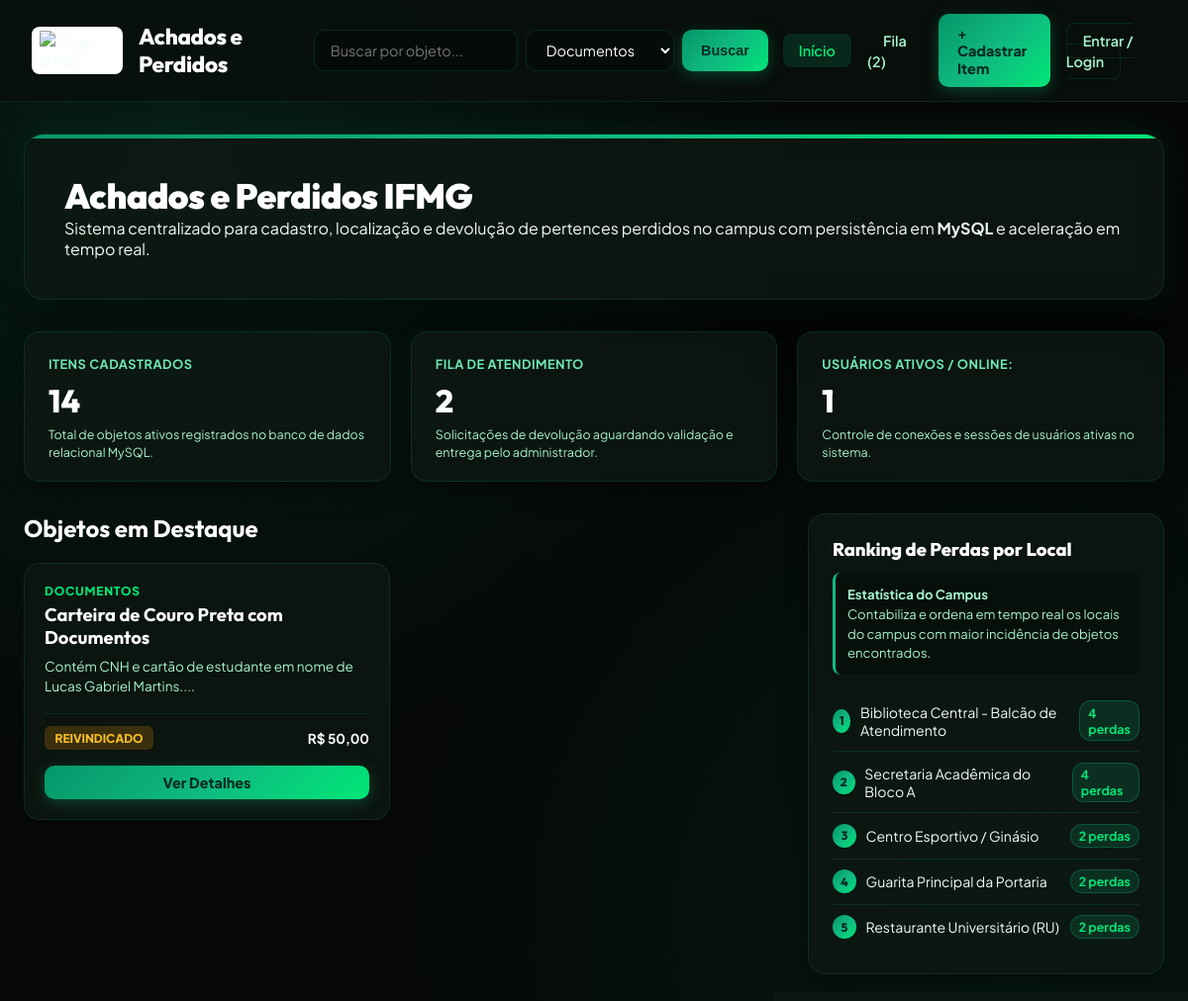
The app's page /app/public/index.php?categoria=Documentos with its own data.
### tables this page shows
CREATE TABLE IF NOT EXISTS itens (
    id INT AUTO_INCREMENT PRIMARY KEY,
    titulo VARCHAR(200) NOT NULL,
    descricao TEXT NOT NULL,
    categoria VARCHAR(50) NOT NULL,
    status ENUM('encontrado', 'reivindicado', 'devolvido', 'desativado') NOT NULL DEFAULT 'encontrado',
    valor_estimado DECIMAL(10, 2) NOT NULL DEFAULT 0.00,
    local_id INT NOT NULL,
    cadastrado_por_usuario_id INT NOT NULL,
    cor VARCHAR(60) NULL,
    marca VARCHAR(60) NULL,
    numero_serie VARCHAR(100) NULL,
    tamanho VARCHAR(20) NULL,
    tags TEXT NULL,
    desativado TINYINT(1) NOT NULL DEFAULT 0,
    data_registro DATETIME NOT NULL DEFAULT CURRENT_TIMESTAMP,
    CONSTRAINT fk_itens_local FOREIGN KEY (local_id) REFERENCES locais (id) ON UPDATE CASCADE,
    CONSTRAINT fk_itens_usuario FOREIGN KEY (cadastrado_por_usuario_id) REFERENCES usuarios (id) ON UPDATE CASCADE,
    INDEX idx_itens_status_categoria (status, categoria),
    INDEX idx_itens_data (data_registro)
);

### app/config/db.php (called while the page is built, shortened)
<?php
class Database {
    private static ?PDO $pdo = null;
    private static bool $schemaChecked = false;
    public static function getConnection(): PDO {
        if (self::$pdo === null) {
            $dbUrl = getenv('DATABASE_URL') ?: getenv('MYSQL_URL');
            if ($dbUrl) {
                $parsed = parse_url($dbUrl);
                $host = $parsed['host'] ?? 'localhost';
                $port = $parsed['port'] ?? 3306;
                $user = $parsed['user'] ?? 'root';
                $pass = $parsed['pass'] ?? '';
                $dbName = ltrim($parsed['path'] ?? 'unifind_db', '/');
            } else {
                $host = getenv('DB_HOST') ?: getenv('MYSQL_HOST') ?: getenv('MYSQLHOST') ?: '127.0.0.1';
                $port = getenv('DB_PORT') ?: getenv('MYSQL_PORT') ?: getenv('MYSQLPORT') ?: '3306';
                $dbName = getenv('DB_NAME') ?: getenv('MYSQL_DATABASE') ?: getenv('MYSQLDATABASE') ?: 'unifind_db';
                $user = getenv('DB_USER') ?: getenv('MYSQL_USER') ?: getenv('MYSQLUSER') ?: 'root';
                $pass = getenv('DB_PASSWORD') ?: getenv('MYSQL_PASSWORD') ?: getenv('MYSQLPASSWORD') ?: '';
            }
            $dsn = "mysql:host={$host};port={$port};dbname={$dbName};charset=utf8mb4";
            $options = [
                PDO::ATTR_ERRMODE            => PDO::ERRMODE_EXCEPTION,
                PDO::ATTR_DEFAULT_FETCH_MODE => PDO::FETCH_ASSOC,
                PDO::ATTR_EMULATE_PREPARES   => false,
                PDO::MYSQL_ATTR_INIT_COMMAND => "SET NAMES utf8mb4 COLLATE utf8mb4_unicode_ci"
            ];
            try {
                self::$pdo = new PDO($dsn, $user, $pass, $options);
            } catch (PDOException $e) {
                try {
                    $dsnNoDb = "mysql:host={$host};port={$port};charset=utf8mb4";
                    $tempPdo = new PDO($dsnNoDb, $user, $pass, $options);
                    $tempPdo->exec("CREATE DATABASE IF NOT EXISTS `{$dbName}` CHARACTER SET utf8mb4 COLLATE utf8mb4_unicode_ci");
                    self::$pdo = new PDO($dsn, $user, $pass, $options);
                } catch (Exception $ex) {
                    die("Erro de conexão com o banco de dados MySQL: " . $e->getMessage());
                }
            }
            if (!self::$schemaChecked) {
                self::ensureSchema(self::$pdo);
                self::$schemaChecked = true;
            }
        }
        return self::$pdo;
    }
    private static function ensureSchema(PDO $pdo): void {
        try {
            $tables = $pdo->query("SHOW TABLES LIKE 'itens'")->fetchAll();
        } catch (Exception $e) {
        }
    }
}
function getDb(): PDO {
    return Database::getConnection();
}
function dbQuery(string $sql, array $params = []): PDOStatement {
    $stmt = getDb()->prepare($sql);
    $stmt->execute($params);
    return $stmt;
}
function dbFetchAll(string $sql, array $params = []): array {
    return dbQuery($sql, $params)->fetchAll();
}
function dbFetchOne(string $sql, array $params = []): ?array {
    $result = dbQuery($sql, $params)->fetch();
    return $result ?: null;
}

### app/public/index.php (the view, shortened to what this page needs)
<?php
require_once __DIR__ . '/../config/db.php';
$redis = Database::getRedis();
$searchQuery = trim($_GET['q'] ?? '');
$categoriaFilter = trim($_GET['categoria'] ?? '');
$itemsList = [];
if (!empty($searchQuery) || !empty($categoriaFilter)) {
    $cacheKey = "cache:busca:" . md5($searchQuery . "|" . $categoriaFilter);
    if ($redis && $redis->exists($cacheKey)) {
        $cachedData = json_decode($redis->get($cacheKey), true);
        $itemsList = $cachedData ?? [];
    } else {
        $where = ["i.desativado = 0"];
        $params = [];
        if (!empty($categoriaFilter)) {
            $where[] = "i.categoria = :categoria";
            $params[':categoria'] = $categoriaFilter;
        }
        $whereSql = implode(' AND ', $where);
        $sql = "SELECT i.*, l.nome AS local_nome
                FROM itens i
                LEFT JOIN locais l ON i.local_id = l.id
                WHERE {$whereSql}
                ORDER BY i.data_registro DESC
                LIMIT 24";
        $rawRows = dbFetchAll($sql, $params);
        $itemsList = [];
        foreach ($rawRows as $row) {
            $itemsList[] = [
                'id' => (string)$row['id'],
                'titulo' => $row['titulo'] ?? '',
                'descricao' => $row['descricao'] ?? '',
                'categoria' => $row['categoria'] ?? '',
                'status' => $row['status'] ?? 'encontrado',
                'valor_estimado' => (float)($row['valor_estimado'] ?? 0),
                'local_nome' => $row['local_nome'] ?? 'Campus IFMG',
                'data_registro' => !empty($row['data_registro']) ? date('d/m/Y H:i', strtotime($row['data_registro'])) : 'Recente'
            ];
        }
    }
}
$countRow = dbFetchOne("SELECT COUNT(*) as total FROM itens WHERE desativado = 0");
$totalItensCadastrados = (int)($countRow['total'] ?? count($itemsList));
$rankingLocais = [];
$totalFila = 0;
$totalOnline = 0;
if (empty($rankingLocais)) {
    $locaisStats = dbFetchAll("SELECT l.nome, COUNT(i.id) as total
                              FROM locais l
                              JOIN itens i ON i.local_id = l.id
                              WHERE i.desativado = 0
                              GROUP BY l.id, l.nome
                              ORDER BY total DESC
                              LIMIT 5");
    foreach ($locaisStats as $l) {
        $rankingLocais[$l['nome']] = (int)$l['total'];
    }
}
if ($totalFila === 0) {
    $filaRow = dbFetchOne("SELECT COUNT(*) as total FROM reivindicacoes WHERE status_reivindicacao = 'pendente_aprovacao'");
    $totalFila = (int)($filaRow['total'] ?? 0);
}
?>
<!DOCTYPE html>
<html lang="pt-BR">
<head>
    <link rel="stylesheet" href="css/style.css">
    <link rel="stylesheet" href="/css/style.css">
    <link rel="stylesheet" href="/public/css/style.css">
</head>
<body>
    <header class="header-nav">
        <div class="nav-container">
            <a href="index.php" class="logo-group">
                <img src="https://www.ifmg.edu.br/portal/imagens/logovertical.jpg" alt="Logo IFMG" class="logo-img">
                <div class="logo-text">Achados e Perdidos</div>
            </a>
            <form method="GET" action="index.php" class="header-search">
                <input type="text" name="q" class="input-field" placeholder="Buscar por objeto..." value="<?= htmlspecialchars($searchQuery, ENT_QUOTES | ENT_SUBSTITUTE, 'UTF-8') ?>">
                <select name="categoria" class="input-field" style="max-width: 150px;">
                    <option value="Documentos" <?= $categoriaFilter === 'Documentos' ? 'selected' : '' ?>>Documentos</option>
                </select>
                <button type="submit" class="btn-primary">Buscar</button>
            </form>
            <ul class="nav-links">
                <li><a href="index.php" class="nav-link active">Início</a></li>
                <li><a href="admin_fila.php" class="nav-link">Fila (<?= $totalFila ?>)</a></li>
                <li><a href="cadastrar_item.php" class="btn-primary">+ Cadastrar Item</a></li>
                <?php if (isset($_SESSION['user_id'])): ?>
                    <li style="display: flex; align-items: center; gap: 0.5rem; margin-left: 0.5rem;">
                        <span style="font-size: 0.85rem; color: var(--neon-green); font-weight: 700;">
                            <?= htmlspecialchars($_SESSION['user_name'], ENT_QUOTES | ENT_SUBSTITUTE, 'UTF-8') ?>
                        </span>
                        <a href="logout.php" class="nav-link" style="color: var(--text-muted); font-size: 0.8rem; padding: 0.3rem 0.6rem;">Sair</a>
                    </li>
                <?php else: ?>
                    <li><a href="login.php" class="nav-link" style="border: 1px solid var(--border-glass);">Entrar / Login</a></li>
                <?php endif; ?>
            </ul>
        </div>
    </header>
    <div class="container">
        <section class="hero-section">
            <h1 class="hero-title">Achados e Perdidos IFMG</h1>
            <p class="hero-desc">
                Sistema centralizado para cadastro, localização e devolução de pertences perdidos no campus com persistência em <strong>MySQL</strong> e aceleração em tempo real.
            </p>
        </section>
        <div class="stats-grid" style="grid-template-columns: repeat(auto-fit, minmax(280px, 1fr));">
            <div class="stat-card">
                <div class="stat-header">
                    <span class="stat-label">Itens Cadastrados</span>
                </div>
                <div class="stat-value"><?= $totalItensCadastrados ?></div>
                <div class="stat-explanation">Total de objetos ativos registrados no banco de dados relacional MySQL.</div>
            </div>
            <div class="stat-card">
                <div class="stat-header">
                    <span class="stat-label">Fila de Atendimento</span>
                </div>
                <div class="stat-value"><?= $totalFila ?></div>
                <div class="stat-explanation">Solicitações de devolução aguardando validação e entrega pelo administrador.</div>
            </div>
            <div class="stat-card">
                <div class="stat-header">
                    <span class="stat-label">Usuários Ativos / Online:</span>
                </div>
                <div class="stat-value"><?= $totalOnline > 0 ? $totalOnline : '1' ?></div>
                <div class="stat-explanation">Controle de conexões e sessões de usuários ativas no sistema.</div>
            </div>
        </div>
        <div class="layout-grid">
            <div>
                <h2 style="font-family: var(--font-heading); font-size: 1.5rem; margin-bottom: 1.25rem; color: #ffffff;">Objetos em Destaque</h2>
                <div class="cards-grid">
                    <?php if (!empty($itemsList)): ?>
                        <?php foreach ($itemsList as $item): ?>
                            <div class="item-card">
                                <div>
                                    <div class="item-category"><?= htmlspecialchars($item['categoria'], ENT_QUOTES | ENT_SUBSTITUTE, 'UTF-8') ?></div>
                                    <h3 class="item-title"><?= htmlspecialchars($item['titulo'], ENT_QUOTES | ENT_SUBSTITUTE, 'UTF-8') ?></h3>
                                    <p class="item-desc"><?= htmlspecialchars(mb_substr($item['descricao'], 0, 95, 'UTF-8'), ENT_QUOTES | ENT_SUBSTITUTE, 'UTF-8') ?>...</p>
                                </div>
                                <div>
                                    <div class="item-meta">
                                        <span class="badge-status status-<?= $item['status'] ?>">
                                            <?= strtoupper($item['status']) ?>
                                        </span>
                                        <span style="font-weight: 700; color: white;">R$ <?= number_format($item['valor_estimado'], 2, ',', '.') ?></span>
                                    </div>
                                    <a href="item_detalhe.php?id=<?= $item['id'] ?>" class="btn-primary" style="width: 100%; justify-content: center; margin-top: 1rem; padding: 0.5rem;">Ver Detalhes</a>
                                </div>
                            </div>
                        <?php endforeach; ?>
                    <?php else: ?>
                        <div style="grid-column: 1 / -1; background: var(--bg-card); padding: 3rem; border-radius: 16px; text-align: center; color: var(--text-muted); border: 1px solid var(--border-glass);">
                            Nenhum objeto encontrado no momento com os critérios selecionados.
                        </div>
                    <?php endif; ?>
                </div>
            </div>
            <div>
                <div class="sidebar-panel">
                    <h3 class="panel-title">Ranking de Perdas por Local</h3>
                    <div class="panel-explanation">
                        <strong>Estatística do Campus</strong><br>
                        Contabiliza e ordena em tempo real os locais do campus com maior incidência de objetos encontrados.
                    </div>
                    <ul class="ranking-list">
                        <?php if (!empty($rankingLocais)): ?>
                            <?php $rank = 1; foreach ($rankingLocais as $localNome => $score): ?>
                                <li class="ranking-item">
                                    <div style="display: flex; align-items: center; gap: 0.6rem;">
                                        <span class="ranking-rank"><?= $rank++ ?></span>
                                        <span><?= htmlspecialchars($localNome, ENT_QUOTES | ENT_SUBSTITUTE, 'UTF-8') ?></span>
                                    </div>
                                    <span class="ranking-score"><?= $score ?> perdas</span>
                                </li>
                            <?php endforeach; ?>
                        <?php else: ?>
                            <li style="color: var(--text-muted); font-size: 0.85rem; padding: 0.5rem 0;">
                                Nenhum local registrado com perdas até o momento.
                            </li>
                        <?php endif; ?>
                    </ul>
                </div>
            </div>
        </div>
    </div>
</body>
</html>

### records on screen
itens: categoria "DOCUMENTOS", titulo "Carteira de Couro Preta com Documentos", descricao "Contém CNH e cartão de estudante em nome de Lucas Gabriel Martins.", status "REIVINDICADO", valor_estimado "50,00"

### other values on screen
$totalFila "2"
$totalItensCadastrados "14"
$localNome "Biblioteca Central - Balcão de Atendimento"
$score "4"
$localNome "Secretaria Acadêmica do Bloco A"
$localNome "Centro Esportivo / Ginásio"
$score "2"
$localNome "Guarita Principal da Portaria"
$localNome "Restaurante Universitário (RU)"
